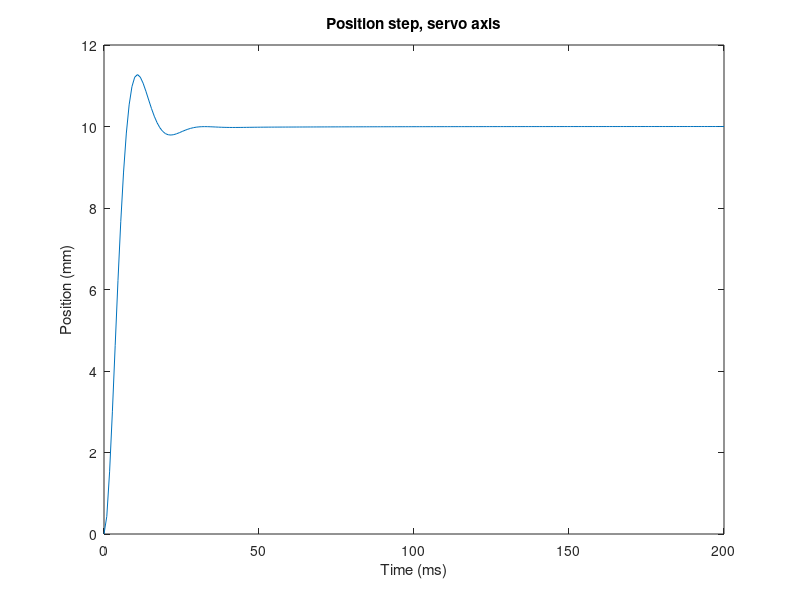

Recreate this plot in MATLAB.
% A linear axis on a servo motor: PI velocity loop inside a P position loop, then a
% 10 mm step. Inertia and damping referred to the motor; gains from a first tuning pass.
J = 2e-3;  b = 1e-3;                            % kg m^2, N m s
Kv = 0.8;  Ki = 20;  Kp = 300;
s = tf('s');
plant = 1 / (J*s + b);
velocity = feedback((Kv + Ki/s) * plant, 1);
position = feedback(Kp * velocity / s, 1);
[y, t] = step(10 * position, 0.2);
fprintf('overshoot %.1f%% on a 10 mm step\n', 100*(max(y) - 10)/10);
fprintf('within 0.1 mm of target after %.0f ms\n', 1000*t(find(abs(y - 10) > 0.1, 1, 'last') + 1));

plot(1000*t, y);
title('Position step, servo axis');
xlabel('Time (ms)');
ylabel('Position (mm)');
